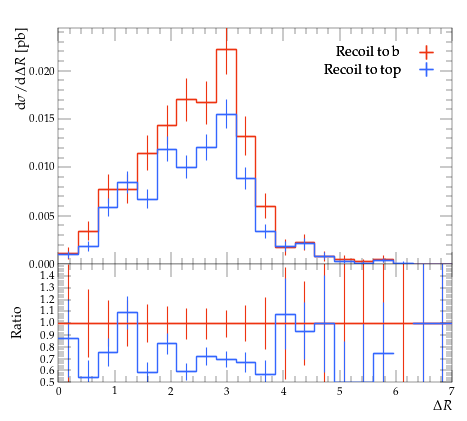

The Python source for this figure:
#! /usr/bin/env python

# This Python script was auto-generated using YODA v2.0.2.
# Analysis object: /MC_TTBAR/onelep_jetb_1_W_dR
# Timestamp: 07-08-2026 (11:29:31)

import matplotlib as mpl
import matplotlib.pyplot as plt
mpl.use('Agg') # comment out for interactive use
import os
import numpy as np

plotDir = os.path.split(os.path.realpath(__file__))[0]
if 'YODA_USER_PLOT_PATH' in globals():
    plot_outdir = globals()['YODA_USER_PLOT_PATH']
else:
    plot_outdir = plotDir

#plot style
plt.style.use(os.path.join(plotDir, '../default.mplstyle'))
# plot metadata
figW, figH = plt.rcParams['figure.figsize']
ax_xLabel = r'$\Delta R$'
ax_yLabel = r'$\mathrm{d}\sigma/\mathrm{d}\Delta R$ [pb]'
ax_title  = r''
ax_xScale = 'linear'
ax_yScale = 'linear'
xLims = (0.0, 7.0)
yLims = (0.0, 0.024439822000000003)

# TeX-friendly labels for the legend
labels = {
    'legend' : ([ r"Recoil to b", r"Recoil to top" ], r""),
}

# Adjust canvas width and height
canvasW = 10.0
canvasH = 9.0
figW *= canvasW/10.
figH *= canvasH/9.

# Create figure and axis objects
fig, (ax, ratio0_ax) = plt.subplots(2, 1, sharex=True,
                  figsize=(figW,figH), gridspec_kw={'height_ratios': (6.0, 3.0)})

# Set figure margins
plt.subplots_adjust(
    left   = 1.0 * plt.rcParams['figure.subplot.left'],
    right  = 1.0 * plt.rcParams['figure.subplot.right'],
    top    = 1.0 * plt.rcParams['figure.subplot.top'],
    bottom = 1.0 * plt.rcParams['figure.subplot.bottom'])

ratio0_ax.yaxis.set_major_locator(mpl.ticker.MultipleLocator(0.1))
ratio0_ax.set_ylim(0.5, 1.4999)
ratio0_ax.set_ylabel('Ratio')

# the numerical data is stored in a separate file
dataf = dict()
prefix = os.path.split(__file__)[0]
if prefix:    prefix = prefix + '/'
exec(open(prefix+'onelep_jetb_1_W_dR__data.py').read(), dataf)


legend_handles = dict() # keep track of handles for the legend

# style options for curves
# starts at zorder>=5 to draw curve on top of legend
styles = {
  'rec_b': {
    'color' : '#EE3311',
    'linestyle' : '-',
    'linewidth' : 1,
    'marker' : 'none',
    'markersize' : 2,
    'capsize' : 0.0,
    'zorder' : 5,
    'histstyle' : 1,
    'drawstyle' : 'steps-pre',
    'xerrorbars' : 1,
    'yerrorbars' : 1,
    'fillcolor' : None,
    'fillopacity' : 1.0,
    'ratio0_linestyle' : '-',
    'ratio0_linewidth' : 1,
    'ratio0_marker' : 'none',
    'ratio0_markersize' : 2,
    'ratio0_capsize' : 0.0,
    'ratio0_zorder' : 5,
    'ratio0_histstyle' : 1,
    'ratio0_drawstyle' : 'steps-pre',
    'ratio0_xerrorbars' : 1,
    'ratio0_yerrorbars' : 1,
  },
  'rec_t': {
    'color' : '#3366FF',
    'linestyle' : '-',
    'linewidth' : 1,
    'marker' : 'none',
    'markersize' : 2,
    'capsize' : 0.0,
    'zorder' : 6,
    'histstyle' : 1,
    'drawstyle' : 'steps-pre',
    'xerrorbars' : 1,
    'yerrorbars' : 1,
    'fillcolor' : None,
    'fillopacity' : 1.0,
    'ratio0_linestyle' : '-',
    'ratio0_linewidth' : 1,
    'ratio0_marker' : 'none',
    'ratio0_markersize' : 2,
    'ratio0_capsize' : 0.0,
    'ratio0_zorder' : 6,
    'ratio0_histstyle' : 1,
    'ratio0_drawstyle' : 'steps-pre',
    'ratio0_xerrorbars' : 1,
    'ratio0_yerrorbars' : 1,
  },
}

# curve from input yoda files in main panel
for label, yvals in dataf['yvals'].items():
    if all(np.isnan(v) for v in dataf['yvals'][label]):
        continue
    tmp = None
    if styles[label]['histstyle']: # draw as histogram
        xpos = dataf['xedges'][label] if styles[label]['drawstyle'] else dataf['xpoints'][label]
        ypos = np.insert(yvals, 0, yvals[0]) if styles[label]['drawstyle'] else yvals
        if styles[label]['fillcolor']: # fill area below curve
            ax.fill_between(xpos, ypos, step='pre',
                            color=styles[label]['fillcolor'],
                            alpha=styles[label]['fillopacity'])
        tmp, = ax.plot(xpos, ypos,
                       color=styles[label]['color'],
                       linestyle=styles[label]['linestyle'],
                       linewidth=styles[label]['linewidth'],
                       drawstyle=styles[label]['drawstyle'], solid_joinstyle='miter',
                       zorder=styles[label]['zorder'], label=label)
    tmp = ax.errorbar(dataf['xpoints'][label], yvals,
                      xerr=np.array(dataf['xerrs'][label])*styles[label]['xerrorbars'],
                      yerr=np.array(dataf['yerrs'][label])*styles[label]['yerrorbars'],
                      fmt=styles[label]['marker'], capsize=styles[label]['capsize'],
                      markersize=styles[label]['markersize'],
                      ecolor=styles[label]['color'],
                      color=styles[label]['color'], zorder=styles[label]['zorder'])
    tmp[-1][0].set_linestyle(styles[label]['linestyle'])
    tmp[-1][0].set_linewidth(styles[label]['linewidth'])
    if label in dataf['add_legend_handle']:  legend_handles[label] = tmp
    for varLabel in dataf['variation_yvals'].keys():
        if varLabel.startswith(label):
            tmp, = ax.plot(dataf['xedges'][label], dataf['variation_yvals'][varLabel],
                           color=styles[label]['color'],
                           linestyle=styles[label]['linestyle'],
                           linewidth=styles[label]['linewidth'],
                           drawstyle='steps-pre', solid_joinstyle='miter',
                           zorder=styles[label]['zorder'], alpha=0.5)


# plots on ratio panel
# curve from input yoda files in ratio panel
for label, yvals in dataf['ratio0_yvals'].items():
    if all(np.isnan(v) for v in yvals):
        continue
    if styles[label]['ratio0_histstyle']: # plot as histogram
        xpos = dataf['xedges']['rec_b'] if styles[label]['ratio0_drawstyle'] else dataf['xpoints']['rec_b']
        ypos = np.insert(yvals, 0, yvals[0]) if styles[label]['ratio0_drawstyle'] else yvals
        ratio0_ax.plot(xpos, ypos,
                       color=styles[label]['color'],
                       linewidth=styles[label]['linewidth'],
                       linestyle=styles[label]['ratio0_linestyle'],
                       drawstyle=styles[label]['ratio0_drawstyle'], zorder=styles[label]['zorder'],
                       solid_joinstyle='miter')
    tmp = ratio0_ax.errorbar(dataf['xpoints']['rec_b'], yvals,
                             xerr=np.array(dataf['ref_xerrs'])*styles[label]['ratio0_xerrorbars'],
                             yerr=np.array(dataf['ratio0_yerrs'][label])*styles[label]['ratio0_yerrorbars'],
                             fmt=styles[label]['ratio0_marker'], capsize=styles[label]['ratio0_capsize'],
                             markersize=styles[label]['ratio0_markersize'],
                             ecolor=styles[label]['color'],
                             color=styles[label]['color'])
    tmp[-1][0].set_linestyle(styles[label]['ratio0_linestyle'])
    tmp[-1][0].set_linewidth(styles[label]['ratio0_linewidth'])

    for varlabel in dataf['ratio0_variation_vals'].keys():
        if varlabel.startswith(label):
            ratio0_ax.plot(dataf['xedges']['rec_b'],
                            dataf['ratio0_variation_vals'][varlabel],
                            color=styles[label]['color'],
                            linestyle=styles[label]['linestyle'],
                            linewidth=styles[label]['linewidth'],
                            drawstyle='steps-pre', solid_joinstyle='miter',
                            zorder=1, alpha=0.5)

legend_items = list(legend_handles.values())
ax.add_artist(ax.legend(legend_items,
                        labels['legend'][0],
                        title=labels['legend'][1],
                        alignment='right',
                        loc='upper right',
                        bbox_to_anchor=(1.0, 0.97),markerfirst=False))

# set plot metadata as defined above
ratio0_ax.set_xlabel(ax_xLabel)
ratio0_ax.xaxis.set_label_coords(1., -0.15)
ax.set_ylabel(ax_yLabel, ha='right', va='top')
ax.yaxis.set_label_coords(-0.11, 1.0)
ax.set_title(ax_title, loc='left')
ax.set_xscale(ax_xScale)
ax.set_yscale(ax_yScale)
ax.set_xlim(xLims)
ax.set_ylim(yLims)

# tick formatting
plt.rcParams['xtick.top'] = True
plt.rcParams['ytick.right'] = True
fig.align_ylabels((ax, ratio0_ax))
plt.savefig(os.path.join(plot_outdir, 'onelep_jetb_1_W_dR.pdf'), format='PDF')
plt.savefig(os.path.join(plot_outdir, 'onelep_jetb_1_W_dR.png'), format='PNG')

plt.close(fig)
